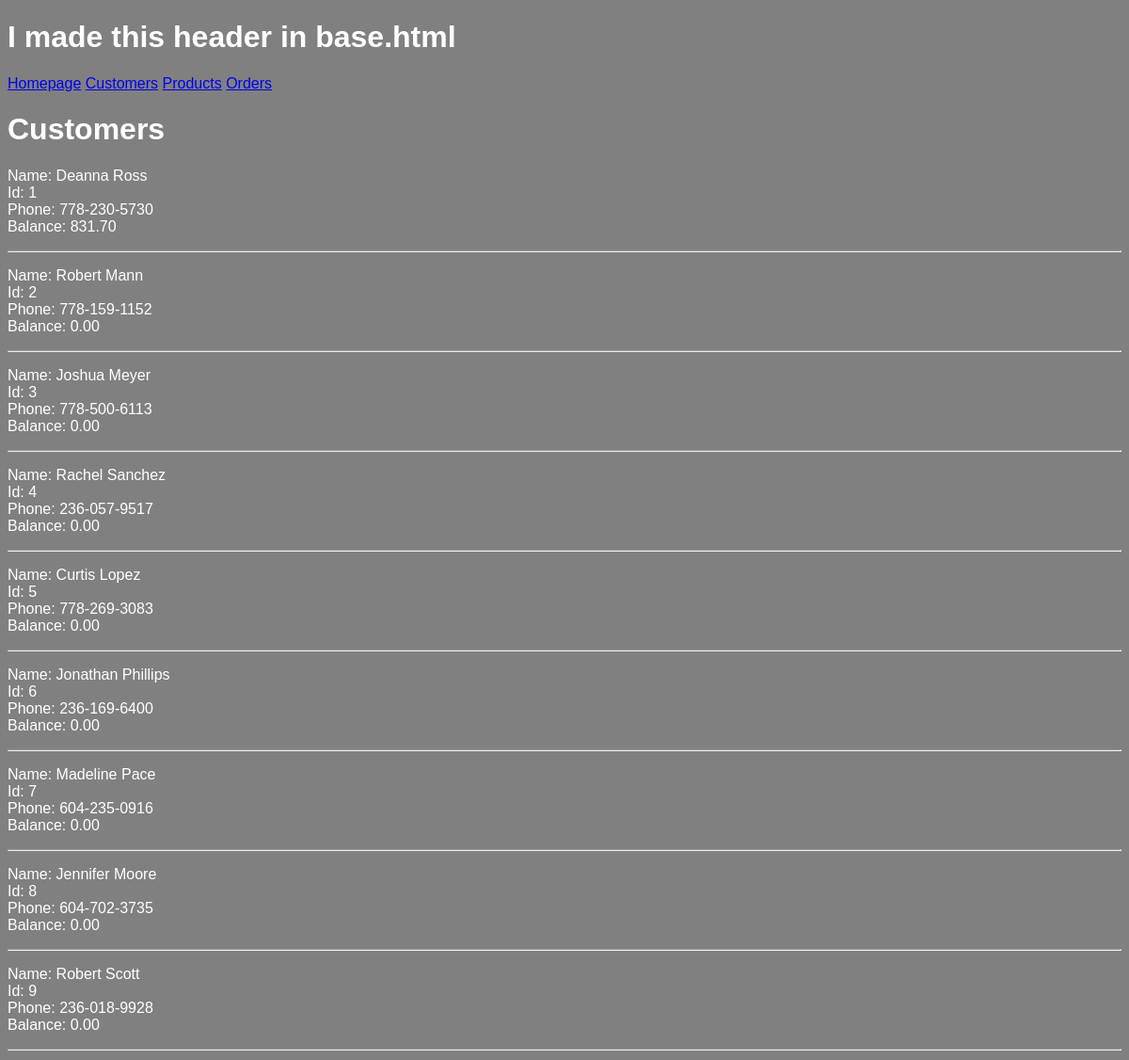
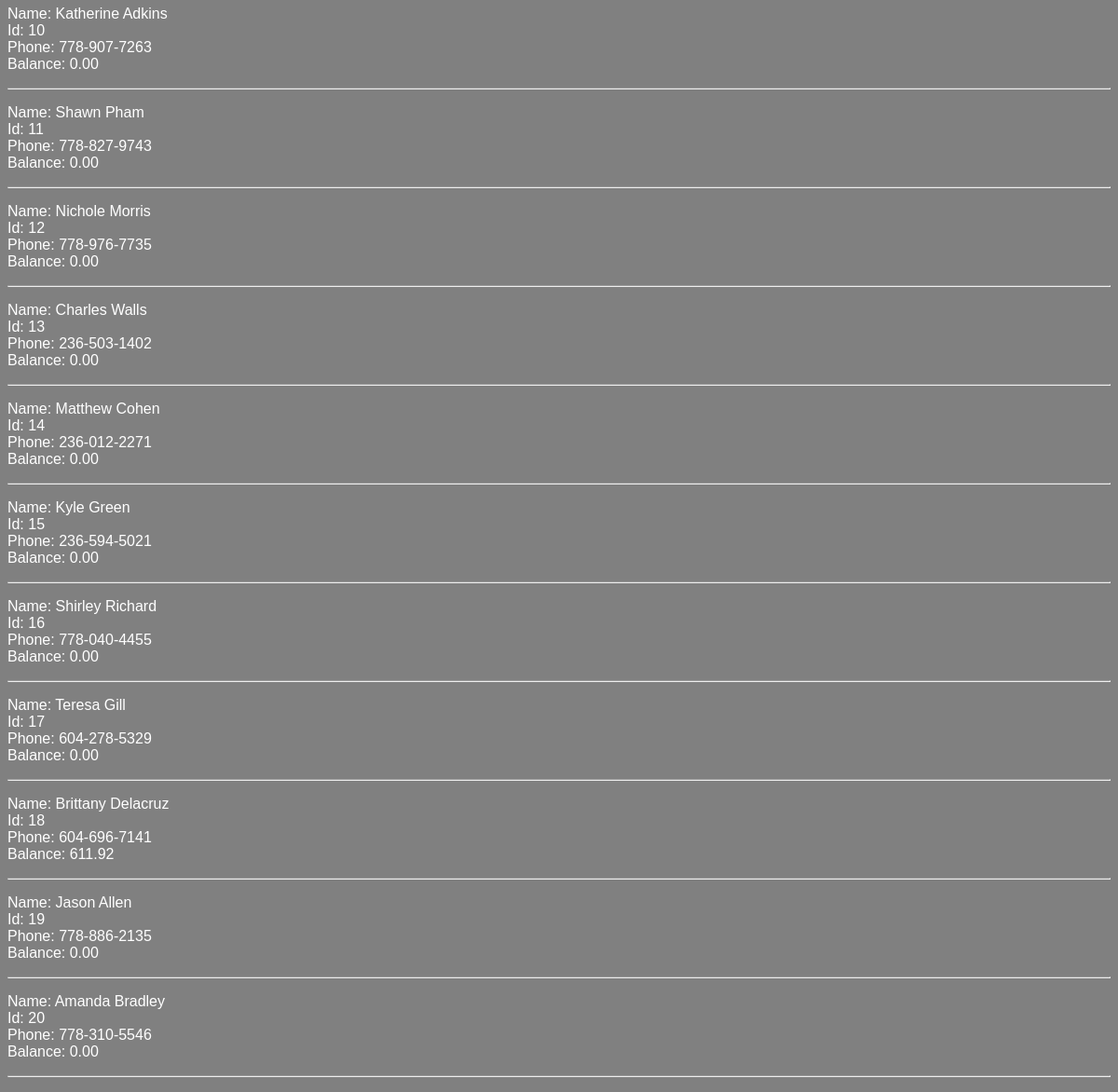
/customers, run on an earlier commit of the app's database (2 pictures, top to bottom).
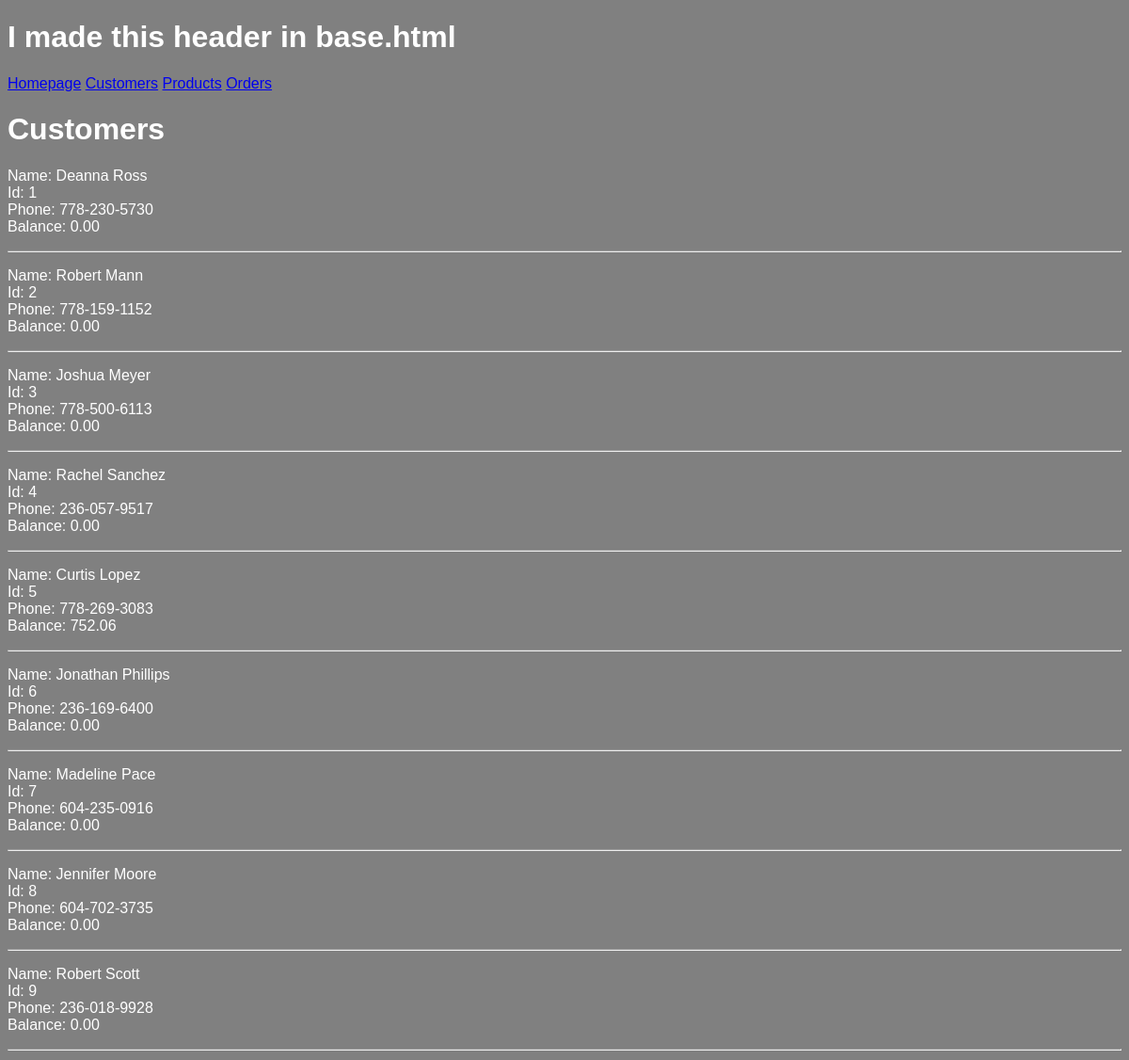
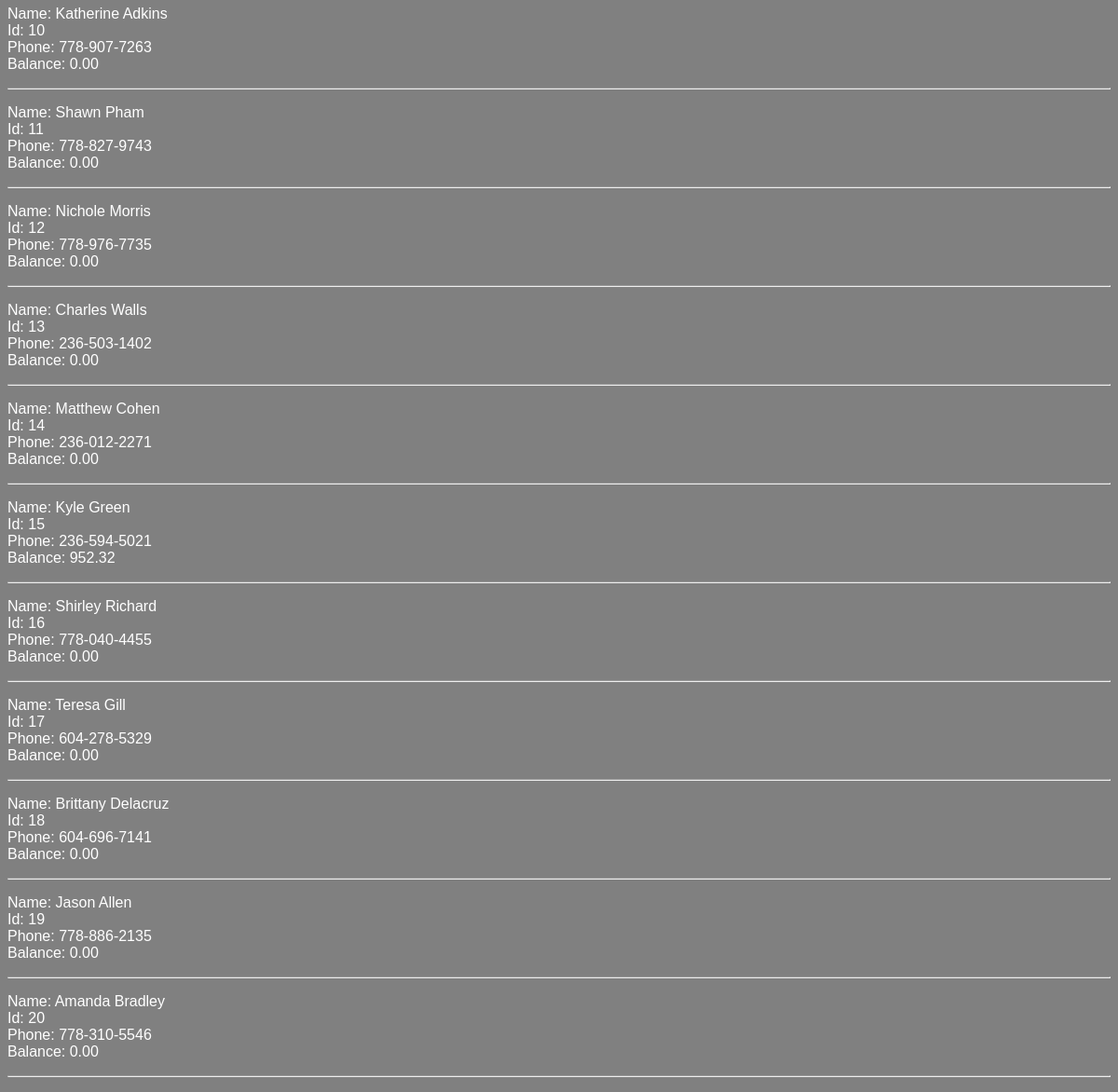
And on a later commit of the database (2 pictures, top to bottom).
### models.py (models this page shows, shortened)
class Customer(db.Model):
	id = mapped_column(Integer, primary_key=True)
	name = mapped_column(String(200), nullable=False, unique=True)
	phone = mapped_column(String(20), nullable=False)
	balance = mapped_column(DECIMAL(18, 2), nullable=False, default=0)
	orders = relationship("Order")

### routes/html.py (the view)
@html_bp.route('/customers')
def customers():
    customer_list = Customer.query.all()
    return render_template('customers.html', customers=customer_list)

### templates/customers.html
{% extends "base.html" %}
{% block content %}
<h1>Customers</h1>
{% for customer in customers %}
<p>
    <span> Name: {{ customer.name }}</span> <br>
    <span>Id: {{ customer.id }}</span> <br>
    <span>Phone: {{ customer.phone }}</span> <br>
    <span>Balance: {{ customer.balance }}</span> <br> <hr>
</p>
{% endfor %}
{% endblock %}

What changed in the data, as far as the page shows it:
changed Customer "Deanna Ross": balance "831.70" → "0.00"
changed Customer "Curtis Lopez": balance "0.00" → "752.06"
changed Customer "Kyle Green": balance "0.00" → "952.32"
changed Customer "Brittany Delacruz": balance "611.92" → "0.00"
